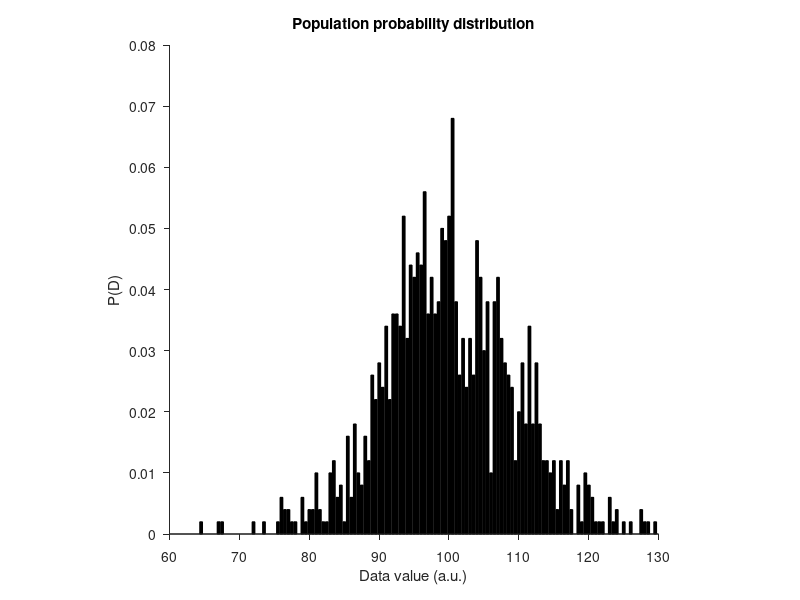
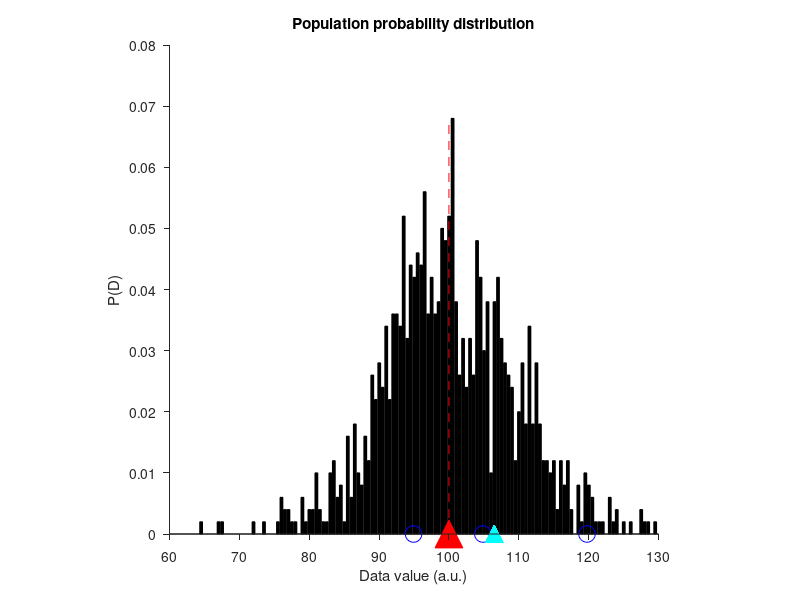
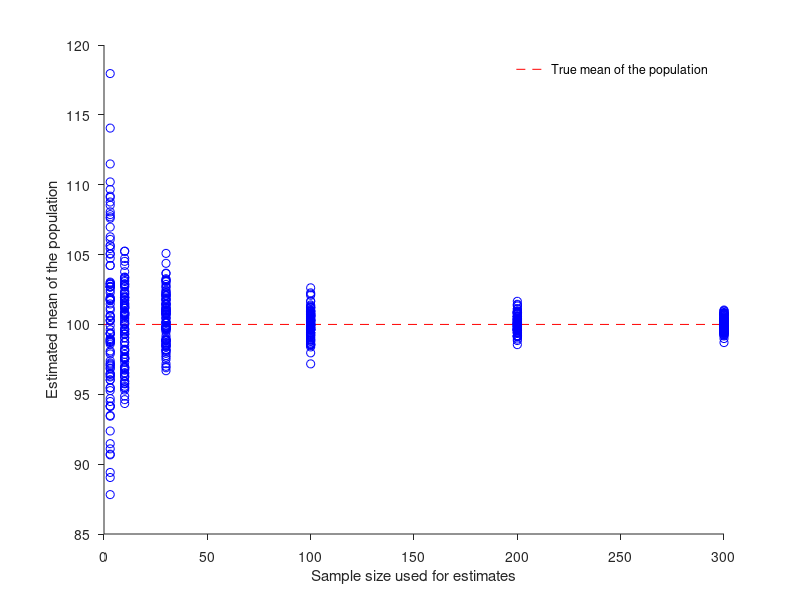
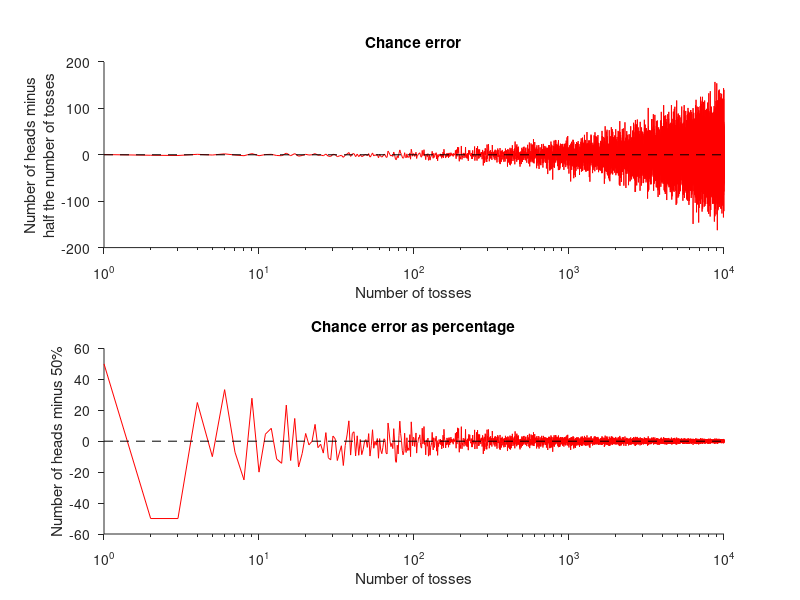

These figures' MATLAB source, in order:
function zero_eight_chance_error
%% 08 Chance error
%
% This tutorial covers two topics:
% (A) Sampling from a population, and the relation between sample size and error in estimating
% parameters such as the mean.
%
% (A.1) We build a large distribution with given mean and STD.
% (A.2) We sample with different sample sizes and compute the mean.
%       The mean will be slightly wrong each time. How much wrong depends on the sample size.
% (A.3) We will explore the relation between sample size and chance error in estimating the mean.
%       This is a montecarlo approach.
%
% (B) A box model of gambling. This is a simple version of the model in
%     Freeman et al., 2007. For this topic we will learn how to make a
%     function in MatLab to re-use the function to test different gambling
%     schemes and different outcomes form gambling.
%
% (B.1) Reproduce Kerrich's experiment (10,000 tosses of a coin).
% (B.2) Expected value and standard error
% (B.3) Show how to implement the central limit theorem.
%
% Copyright Franco Pestilli Indiana University Spring 2015 K310 

%% (A) Drawing from a population
% Here after we will generate a population of data to use later to compute
% probabilities.
N  = 1000;
mu = 100; % Mean fo the population
sd = 10;  % Standard deviation of the population
P  = mu + sd * randn(N,1);

% Let's compute the histogram of the population and trasform the population
% into a probability distribution.
%
% We choose the sampling spacing between the bins.
binWidth = .5;
% We make bins that cover the full range fo values in P and are sampled at
% the resolution we decided using binWidth.
bins = min(P):binWidth:max(P); 

% We use histogram to compute the shape of the distribution empirically from P
[Y,X] = hist(P,bins);

% Next, we trasform the distribution in probabilities. This is done by
% diving the counts by the total number of data points (N) and by
% accounting for the type of bins we used for computing the counts.
PROB = Y / (N * binWidth);

figure('name','Population distribution','color','w')
bar(X,PROB,'k')
title('Population probability distribution')
set(gca,'tickdir','out', 'box','off')
ylabel('P(D)')
xlabel('Data value (a.u.)')
axis square

%% (A.1) Drawing from a population
% Next we will draw from a full population using with replacement. We want
% to measure how well the sample represents the population. To do that we
% will use the mean. How well does the mean fo the sample represents that
% of the population?
%
% We will draw a sample of 3 data points from the population P the
% draw will be perfomed with replacement.
n = 3;
replacement = true; % Read more about true: "help true"
sample1 = randsample(P,n,replacement);
% Compute the mean this mean will be compared to the mean of the population
% from which the sample comes (mu):
m_sample1 = mean(sample1);

% We plot the sample on top of the distribution.
figure('name','Population distribution','color','w')

% We plot first the full-population
bar(X,PROB,'k')
title('Population probability distribution')
set(gca,'tickdir','out', 'box','off')
ylabel('P(D)')
xlabel('Data value (a.u.)')
axis square
hold on
% We marke the mean fo the population:
plot(mu,0,'r^','markersize',20,'markerfacecolor','r')
plot([mu mu],[0 max(PROB(:))],'r--')
% Then we mark the sampled values
plot(sample1,zeros(size(sample1)),'bo','markersize',12)
% Finally the mean of the smaple
plot(m_sample1,zeros(size(sample1)),'b^','markerfacecolor','b','markersize',12)

% (A.2) Now let's see how well we estimate the mean if we sample more
n = 300;
sample2   = randsample(P,n,replacement);
m_sample2 = mean(sample1);
% Then we mark the sampled values
% We omit the sample so not to crowd the plot, but if you want to see the
% sample use the following:
% plot(sample2,zeros(size(sample2)),'co','markersize',12)
% Finally the mean of the smaple
plot(m_sample2,zeros(size(sample2)),'c^','markerfacecolor','c','markersize',12)

% (A.3) To really evaluate the accuracy of the estimate of the mean from samples
% of different size we would want to:
% (*)  Sample with a certain numerosity
% (**) Compute the mean
% (***)Repeat the process many times to evaluate how reliable the estimates
%      are.
n = [3, 10, 30, 100, 200, 300]; % We will evaluate different sample sizes
m = 100; % To evaluate the 'goodness' of each sampel size in estimating 
         % the true mean we want to repeat the process many times.
for im = 1:m
    for in = 1:length(n)
        sample_tmp = randsample(P,n(in),replacement);
        m_sample(in,im) = mean(sample_tmp);
    end
end

% Now let's visualize the results of our experiment:
figure('name','Reliability of mean with different samples','color','w')
% We compare to the true mean
plot([0 max(n)],[mu mu],'r--')
hold on
plot(n,m_sample,'bo')
ylabel('Estimated mean of the population')
xlabel('Sample size used for estimates')
set(gca,'tickdir','out', 'box','off')
legend({'True mean of the population'},'box','off')

%% (B.1) Box model.
% This file is a function. You can see this by looking at the very first
% line of the file. It is defined there as a matlab 'function.'
% Functions allows to:
% - A convenient way to be called over and over.
% - They have inputs and outputs.
% - They do not share computations or variables with the rest fo the MatLab
%   environemnt.
%
% Below, at the end of this file we have difined another function. This
% function called boxGamblingModel allows creating a model similar to
% the ones introduced in Chapter 16 of the book (Freeman, Pisani, Purves,
% Statistics 2007, 4th Edition).

% The funcetion is defined below. It requires some INPUTS:
% valuesInBox - these are all the available values in the box we are
%               building, for example, [1 2 3].
% numberOfValues - These are the number of repeated values. For example:
%                  [3,5,2] woudl mean [1 1 1 2 2 2 2 2 3 3].
% numberOfDraws - This indicates the number of times that we will draw out
%                 of the box.
%
% The function returns some OUTPUTS:
% drawnValues - This variables contains all the values drawn from the box.
% box - The second output is the full 'box' created in the process.
keyboard
valuesInBox    = [1 2 3 4 5];
numberOfValues = [2 2 2 2 2];
numberOfDraws  = 3;
[drawnValues, box] = boxGamblingModel(valuesInBox,numberOfValues,numberOfDraws);

% Now that we have a model (the function boxGamblingModel) let's repeat
% the experiment that John Kerrich performed. We will toss a coin many
% times from 0 to 10,000 and count the number of heads:
valuesInBox    = [1 0]; %'1'=head, '0'=tail 
numberOfValues = [1 1]; % A coins has 1 head and one tail.
for iToss = 1:10000
    draws{iToss} = boxGamblingModel(valuesInBox,numberOfValues,iToss);
end

% Now lets compute the number of heads, this can be done by counting the
% heads, meanign the '1' or more simply by summing the values inside draws.
for iToss = 1:10000
    nHeads(iToss) = sum(draws{iToss});
end

% We will Plot Figure 1 in Chapter 16:
figure('name','Kerrich''s coin tossing experiment','color','w')
subplot(2,1,1)
x = 1:10000; % THe number of tosses
y = nHeads - (x./2); % The number of observed heads minus half the number of tosses
semilogx(x,y,'r-')
hold on
semilogx([1 10000],[0 0],'k--')
title('Chance error')
xlabel('Number of tosses')
ylabel(sprintf('Number of heads minus\nhalf the number of tosses'))
set(gca,'tickdir','out', 'box','off')

subplot(2,1,2)
title('Chance error')
x = 1:10000; % The number of tosses
y = ((nHeads./x) - 0.5)*100; % The number of observed heads minus half the number of tosses
semilogx(x,y,'r-')
hold on
semilogx([1 10000],[0 0],'k--')
title('Chance error as percentage')
xlabel('Number of tosses')
ylabel('Number of heads minus 50%')
set(gca,'tickdir','out', 'box','off')

%% (B.2) The expected value
% The expected value for a sum of draws made at random with replacement
% from a box equals: (number of draws) x (average of box)
%
% We first set up a model for computing the expected value:
valuesInBox    = [1 2 3 4 5 6]; % for example a 6-face dice 
numberOfValues = [1 1 1 1 1 1]; % A coins has 1 head and one tail.
numberOfTosses = 1:100;         % We will repeat the experiment with different tosses
for iToss = numberOfTosses
    [d{iToss}, box] = boxGamblingModel(valuesInBox,numberOfValues,numberOfTosses(iToss));
    
    % Now lets compute the expected value for each experiment.
    ev(iToss) = (numberOfTosses(iToss)) * (mean(box));
    
    % We also compute the observed value, the sum of the elements shoudl be
    % at around
    ov(iToss) = sum(d{iToss});
end

% We plot expected value and observed value:
figure('name','Expected and observed values','color','w')
semilogx(numberOfTosses,ev,'r-')
hold on
semilogx(numberOfTosses,ov,'b-')
xlabel('Number of tosses')
ylabel('Observed and expected value')
legend({'Expected value','Observed value'},'box','off')
set(gca,'tickdir','out', 'box','off')

%% (B.2) The expected value and standard error
% The expected value for a sum of draws made at random with replacement
% from a box equals: (number of draws) x (average of box)
%
% We first set up a model for computing the expected value:
valuesInBox    = [1 2 3 4 5 6]; % for example a 6-face dice 
numberOfValues = [1 1 1 1 1 1]; 
numberOfTosses = 1:100;         % We will repeat the experiment with different tosses
for iToss = numberOfTosses
    [d{iToss}, box] = boxGamblingModel(valuesInBox,numberOfValues,numberOfTosses(iToss));
    
    % Now lets compute the expected value for each experiment.
    ev(iToss) = (numberOfTosses(iToss)) * (mean(box));
    
    % We also compute the observed value, the sum of the elements shoudl be
    % at around
    ov(iToss) = sum(d{iToss});
end

% We plot expected value and observed value:
figure('name','Expected and observed values','color','w')
semilogx(numberOfTosses,ev,'r-')
hold on
semilogx(numberOfTosses,ov,'b-')
xlabel('Number of tosses')
ylabel('Observed and expected value')
legend({'Expected value','Observed value'},'box','off')
set(gca,'tickdir','out', 'box','off')

% We clear some variables before we move on
clear d ov ev 

% The standard error is defined as:
% (sqrt(number of draws)) * (std(box))
%
% We first set up a model for computing the standard error:
valuesInBox    = [1 2 3 4 5 6]; % for example a 6-face dice 
numberOfValues = [1 1 1 1 1 1]; 
numberOfTosses = [1 10 50 100];    % We will repeat the experiment with 
                                % different tosses.
nRepeats    = 50;              % We will repeat the process several times 
                                % to compute a distirbution of observed
                                % values.
for iToss = 1:length(numberOfTosses)
    % We repeat each toss many times to create a distribution
    for ib = 1:nRepeats
        [d{iToss,ib}, box] = boxGamblingModel(valuesInBox,numberOfValues,numberOfTosses(iToss));
        
        % We also compute the observed value, the sum of the elements shoudl be
        % at around
        ov(iToss,ib) = sum(d{iToss,ib});
    end
    
    % Now lets compute the expected value for each experiment.
    ev(iToss) = (numberOfTosses(iToss)) * (mean(box));

    % Now lets compute the expected value for each experiment.
    se(iToss) = sqrt(numberOfTosses(iToss)) * (std(box));    
end

% We plot expected value and observed value:
figure('name','Standard error, observed and expected values','color','w')
semilogx(numberOfTosses,ev,'r-','linewidth',2)
hold on
semilogx(numberOfTosses',ov,'bo')
semilogx([numberOfTosses;numberOfTosses], ...
         [ev-2*se;       ev+2*se],'r-','linewidth',2)
xlabel('Number of tosses')
ylabel('Observed and expected value')
set(gca,'tickdir','out', 'box','off')


end % Main function

function [drawnValues, box] = boxGamblingModel(valuesInBox,numberOfValues,numberOfDraws)
%
% This is a general model for building gamblings and draws out of boxes.
%
% INPUTS:
% valuesInBox - these are all the available values in the box we are
%               building, for example, [1 2 3].
% numberOfValues - These are the number of repeated values. For example:
%                  [3,5,2] would mean [1 1 1 2 2 2 2 2 3 3].
% numberOfDraws - This indicates the number of times that we will draw out
%                 of the box.
%
% OUTPUTS:
% drawnValues - This variables contains all the values drawn from the box.
% box - The second output is the full 'box' created in the process.
%
% Copyright Franco Pestilli Indiana University Spring 2015 K310 

% We build the 'box' byt reading each value in 'valuesInBox' and repeating 
% it as many times requested in 'numberOfValues'
box = [];
for iv = 1:length(valuesInBox)
    box = [box, repmat(valuesInBox(iv),1,numberOfValues(iv))]; 
end

% We now draw (with replacement) out of the box as many samples as 
% requested in numberOfDraws (on number per draw).
drawnValues = randsample(box,numberOfDraws,true);

end
